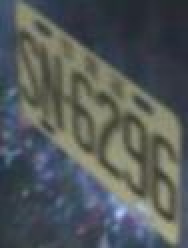
#> input picture Input/10251.jpg, 94 x 124 px (shown 2 times larger); its folder holds only this picture in this run
$ jupyter execute change_color.ipynb
#> lines starting #> are read from the running program, lines starting #| are printed output that depends on the picture
[cell 1]
import cv2 # for image
import os #for get path image
import matplotlib.pyplot as plt

[cell 2]
input_path = "./Input"
output_path = "./Output"

[cell 3]
# Check path input and output have already exist
if os.path.exists(input_path) == False:
    os.makedirs(input_path)
elif os.path.exists(output_path) == False:
    os.makedirs(output_path)

[cell 4]
# Change Color image [BGR](default image of opencv) to grayscale
for filename in os.listdir(input_path):
    path = os.path.join(input_path, filename)
    image = cv2.imread(path)
#> image is the input picture: shape (124, 94, 3); mean B, G, R 89.7, 89.3, 83.6
    if image is not None:
        output_picture = os.path.join(output_path, filename)
        img_gray = cv2.cvtColor(image, cv2.COLOR_BGR2GRAY)
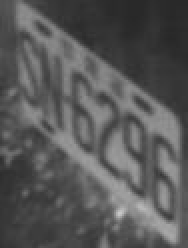
#> img_gray: shape (124, 94) (shown 2 times larger); min 40, max 200, mean 87.7
        cv2.imwrite(output_picture, img_gray)

[cell 5]
# Display Image
img = cv2.imread("./Input/1.jpg", 1)
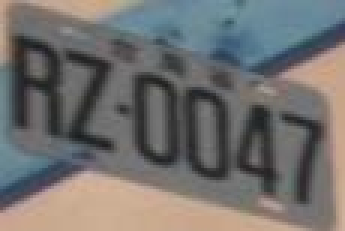
#> input picture Input-test/1.jpg, 115 x 77 px, found by its file name (shown 3 times larger)
#> img is the input picture: shape (77, 115, 3); mean B, G, R 110.5, 112.1, 113.7
plt.imshow(img)
plt.axis('off')
plt.show()
